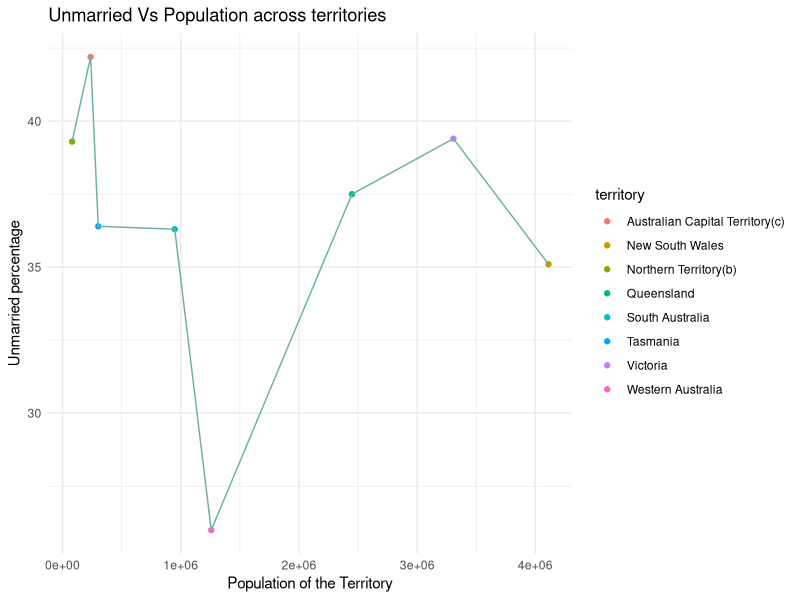
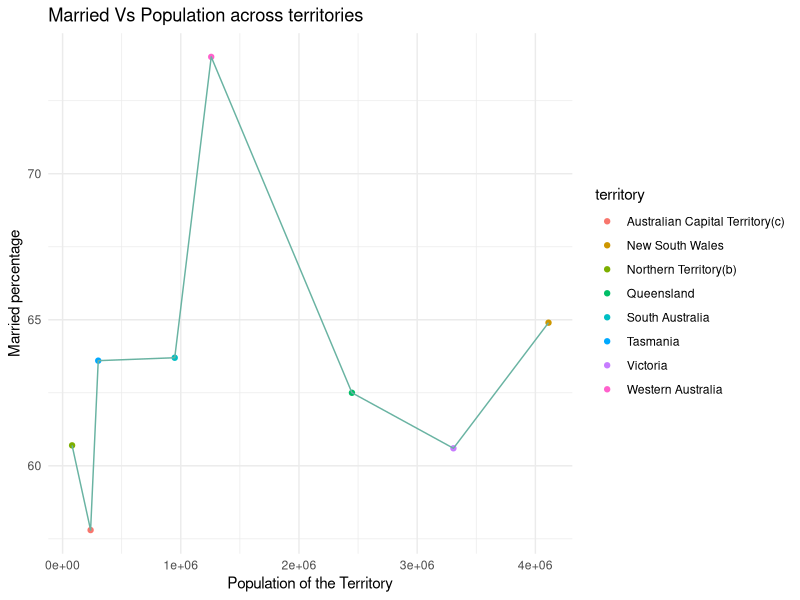

Recreate these plots in R, in order.
## ---- chunk 1
#| label: setup
#| warning: false
#| message: false

library(tidyverse)
library(ggplot2)

knitr::opts_chunk$set(echo = TRUE, warning=FALSE, message=FALSE)
## ---- chunk 2
library(readr)
aumg_data <- read_csv("_data/australian_marriage_tidy.csv")
View(aumg_data)
## ---- chunk 3
# Preview the first few rows of the dataset
head(aumg_data)

# Understanding the dimensions of the dataset 
dim(aumg_data)
## ---- chunk 4
# Identifying the column names of the dataset 
colnames(aumg_data)

# Identifying the data types of the columns
sapply(aumg_data, class)
table(sapply(aumg_data, function(x) typeof(x)))
sapply(aumg_data, function(x) n_distinct(x))
## ---- chunk 5
married_no <- aggregate(count ~ territory, data = aumg_data, FUN = sum)
married_no

married_no['Resp_no%'] <- subset(aumg_data, resp =="no")['percent']
married_no


married_yes <- aggregate(count ~ territory, data = aumg_data, FUN = sum)
married_yes
married_yes['Resp_yes%'] <- subset(aumg_data, resp =="yes")['percent']
married_yes
## ---- chunk 6

ggplot(married_no, aes(x=`count`, y= `Resp_no%`, color = `territory`))+ 
  geom_point()+
  geom_line(color = "#69b3a2")+
  theme_minimal() + 
  labs(title = "Unmarried Vs Population across territories", y = "Unmarried percentage", x = "Population of the Territory")

## ---- chunk 7
ggplot(married_yes, aes(x=`count`, y= `Resp_yes%`, color = `territory`))+ 
  geom_point()+
  geom_line(color = "#69b3a2")+
  theme_minimal() + labs(title = "Married Vs Population across territories", y = "Married percentage", x = "Population of the Territory")
